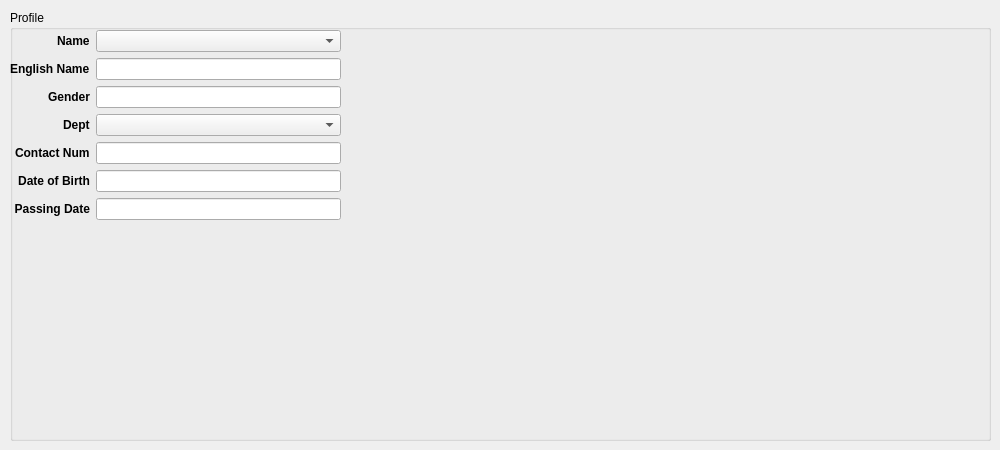
          <widget class="QWidget" name="tab_2">
           <attribute name="title">
            <string>Personal Profile</string>
           </attribute>
           <widget class="QGroupBox" name="groupBox_7">
            <property name="geometry">
             <rect>
              <x>10</x>
              <y>10</y>
              <width>981</width>
              <height>431</height>
             </rect>
            </property>
            <property name="title">
             <string>Profile</string>
            </property>
            <widget class="QWidget" name="formLayoutWidget_3">
             <property name="geometry">
              <rect>
               <x>0</x>
               <y>20</y>
               <width>331</width>
               <height>231</height>
              </rect>
             </property>
             <layout class="QFormLayout" name="formLayout_7">
              <property name="fieldGrowthPolicy">
               <enum>QFormLayout::AllNonFixedFieldsGrow</enum>
              </property>
              <property name="labelAlignment">
               <set>Qt::AlignRight|Qt::AlignTrailing|Qt::AlignVCenter</set>
              </property>
              <item row="0" column="0">
               <widget class="QLabel" name="nameLabel_2">
                <property name="font">
                 <font>
                  <weight>75</weight>
                  <bold>true</bold>
                 </font>
                </property>
                <property name="text">
                 <string>Name</string>
                </property>
               </widget>
              </item>
              <item row="1" column="0">
               <widget class="QLabel" name="englishNameLabel_2">
                <property name="font">
                 <font>
                  <weight>75</weight>
                  <bold>true</bold>
                 </font>
                </property>
                <property name="text">
                 <string>English Name</string>
                </property>
               </widget>
              </item>
              <item row="2" column="0">
               <widget class="QLabel" name="genderLabel_2">
                <property name="font">
                 <font>
                  <weight>75</weight>
                  <bold>true</bold>
                 </font>
                </property>
                <property name="text">
                 <string>Gender</string>
                </property>
               </widget>
              </item>
              <item row="3" column="0">
               <widget class="QLabel" name="deptLabel_2">
                <property name="font">
                 <font>
                  <weight>75</weight>
                  <bold>true</bold>
                 </font>
                </property>
                <property name="text">
                 <string>Dept</string>
                </property>
               </widget>
              </item>
              <item row="4" column="0">
               <widget class="QLabel" name="label_8">
                <property name="font">
                 <font>
                  <weight>75</weight>
                  <bold>true</bold>
                 </font>
                </property>
                <property name="text">
                 <string>Contact Num</string>
                </property>
               </widget>
              </item>
              <item row="4" column="1">
               <widget class="QLineEdit" name="lineEdit_profileconnum"/>
              </item>
              <item row="5" column="0">
               <widget class="QLabel" name="label_9">
                <property name="font">
                 <font>
                  <weight>75</weight>
                  <bold>true</bold>
                 </font>
                </property>
                <property name="text">
                 <string>Date of Birth</string>
                </property>
                <property name="alignment">
                 <set>Qt::AlignRight|Qt::AlignTrailing|Qt::AlignVCenter</set>
                </property>
               </widget>
              </item>
              <item row="6" column="0">
               <widget class="QLabel" name="label_10">
                <property name="font">
                 <font>
                  <weight>75</weight>
                  <bold>true</bold>
                 </font>
                </property>
                <property name="text">
                 <string>Passing Date</string>
                </property>
                <property name="alignment">
                 <set>Qt::AlignRight|Qt::AlignTrailing|Qt::AlignVCenter</set>
                </property>
                <property name="wordWrap">
                 <bool>true</bool>
                </property>
               </widget>
              </item>
              <item row="5" column="1">
               <widget class="QLineEdit" name="lineEdit_profiledob"/>
              </item>
              <item row="6" column="1">
               <widget class="QLineEdit" name="lineEdit_profilepassing"/>
              </item>
              <item row="2" column="1">
               <widget class="QLineEdit" name="lineEdit_profilegender"/>
              </item>
              <item row="0" column="1">
               <widget class="QComboBox" name="comboBox_profilename"/>
              </item>
              <item row="3" column="1">
               <widget class="QComboBox" name="comboBox_profiledept"/>
              </item>
              <item row="1" column="1">
               <widget class="QLineEdit" name="lineEdit_profileenglishname"/>
              </item>
             </layout>
            </widget>
            <widget class="QLabel" name="label_11">
             <property name="geometry">
              <rect>
               <x>340</x>
               <y>20</y>
               <width>221</width>
               <height>231</height>
              </rect>
             </property>
             <property name="text">
              <string/>
             </property>
             <property name="pixmap">
              <pixmap>../unknown_profile.png</pixmap>
             </property>
            </widget>
            <widget class="QLabel" name="label_personalpic">
             <property name="geometry">
              <rect>
               <x>350</x>
               <y>20</y>
               <width>231</width>
               <height>191</height>
              </rect>
             </property>
             <property name="text">
              <string/>
             </property>
             <property name="pixmap">
              <pixmap>../pyQt/unknown_profile.png</pixmap>
             </property>
            </widget>
           </widget>
          </widget>
